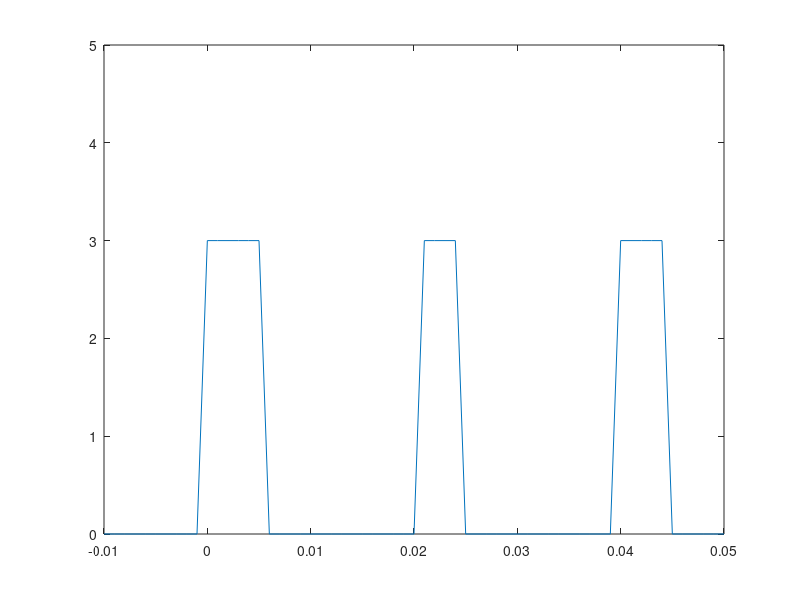
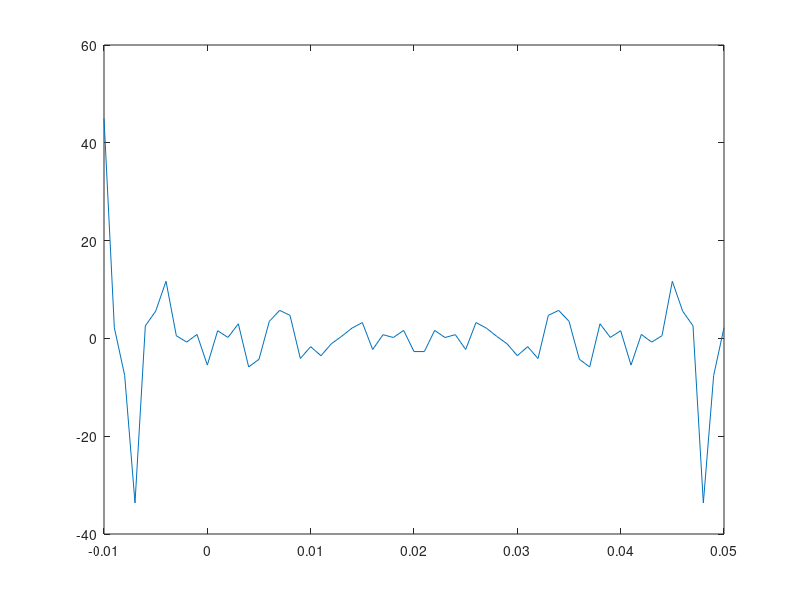

These figures' MATLAB source, in order:
close all
clc
Fs = 1e3;
t = -10e-3:1/Fs:50e-3;
A = 3;
f0 = 50;
tau = 5e-3;
s = (square(2*pi*t*f0, f0*tau*100) + 1) * A/2;
g = figure();
plot(t, s)
ylim([0 5]);
FFT = fft(s);
s = figure();
plot(t(1:61), FFT(1:61))

saveas(g,'../fig/graph9_1','png');
saveas(s,'../fig/spec9_1','png');